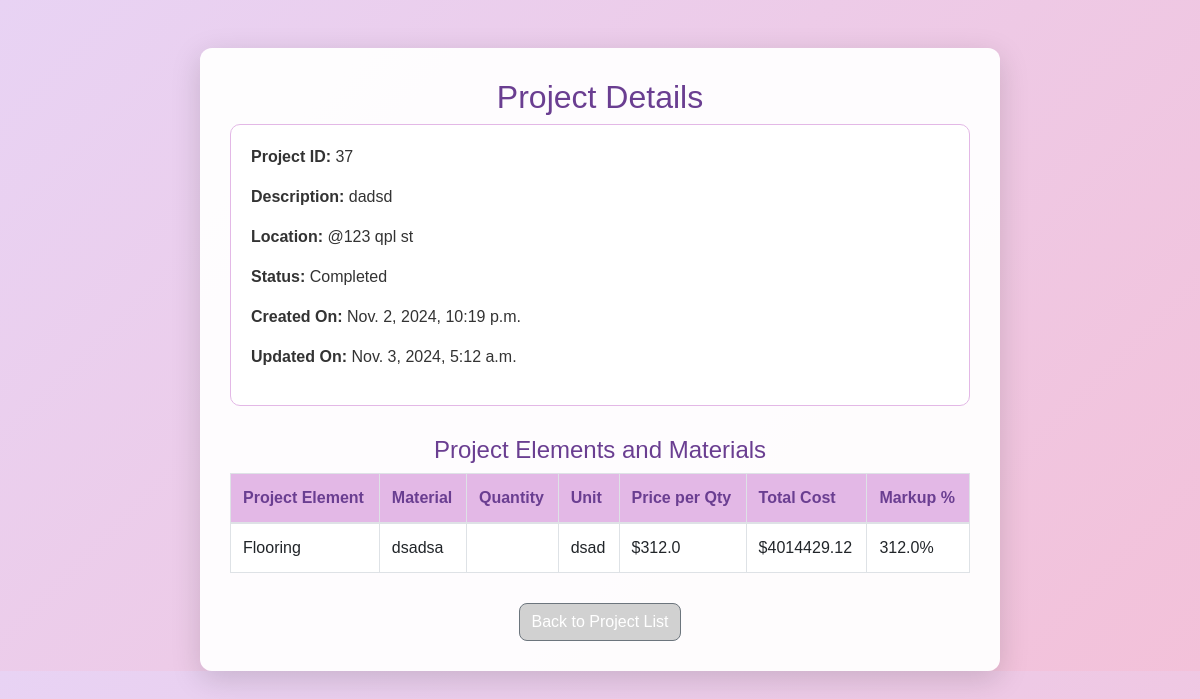
Page /edit_project/37/ (signed in) on the committed database.
### quotations/models.py (models this page shows, shortened)
class Project(models.Model):
    STATUS_CHOICES = [
        ("Pending", "Pending"),
        ("Approved", "Approved"),
        ("Declined", "Declined"),
        ("Completed", "Completed"),
    ]
    name = models.CharField(max_length=100)
    area_size = models.DecimalField(max_digits=10, decimal_places=2, default=0)
    description = models.TextField()  # Changed to TextField for longer descriptions
    location = models.CharField(max_length=100)
    start_date = models.DateField(blank=True, null=True)
    end_date = models.DateField(blank=True, null=True)
    user = models.ForeignKey(User, on_delete=models.CASCADE, related_name="projects")
    status = models.CharField(
        max_length=20, choices=STATUS_CHOICES, default="Pending", blank=True, null=True
    )
    created_at = models.DateTimeField(auto_now_add=True)
    updated_at = models.DateTimeField(auto_now=True)
    approved_by_user = models.BooleanField(default=False)
    approved_by_admin = models.ForeignKey(
        User, null=True, blank=True, related_name="approved_projects", on_delete=models.SET_NULL
    )
    declined_by_admin = models.ForeignKey(
        User, null=True, blank=True, related_name="declined_projects", on_delete=models.SET_NULL
    )
    declined_by_user = models.BooleanField(default=False)

class ProjectElement(models.Model):
    project = models.ForeignKey(
        Project, on_delete=models.CASCADE, related_name="elements"
    )
    name = models.CharField(max_length=100)
    created_at = models.DateTimeField(auto_now_add=True)
    updated_at = models.DateTimeField(auto_now=True)

class Material(models.Model):
    STATUS_CHOICES = [
        ('pending', 'Pending'),
        ('approved', 'Approved'),
        ('declined', 'Declined'),
    ]
    element = models.ForeignKey(
        'ProjectElement', related_name="materials", on_delete=models.CASCADE
    )
    name = models.CharField(max_length=255)
    qty = models.FloatField(default=0)  # Default value of 0 for quantity
    unit = models.CharField(max_length=50)
    price_per_qty = models.FloatField(default=0)  # Default value of 0 for price per quantity
    markup_percentage = models.FloatField(default=0)  # Default value of 0 for markup percentage
    status = models.CharField(
        max_length=10, choices=STATUS_CHOICES, default='pending'
    )
    @property
    def total_cost(self):
        if self.qty > 0 and self.price_per_qty > 0 and self.markup_percentage > 0:
            return self.qty * self.price_per_qty * (1 + self.markup_percentage / 100)
        return 0  # Return 0 if not properly set by the superuser

### quotations/views.py (the view)
# urls.py: path("edit_project/<int:project_id>/", views.update_project, name="edit_project"),
@login_required
def update_project(request, project_id):
    project = get_object_or_404(Project, id=project_id)
    if request.method == "POST":
        project.name = request.POST.get("name", project.name)
        project.status = request.POST.get("status", project.status)
        project.save()
        return redirect("project_list")
    project_elements = ProjectElement.objects.filter(project=project)
    materials = Material.objects.filter(element__project=project)
    return render(
        request,
        "update_project.html",
        {
            "project": project,
            "project_elements": project_elements,
            "materials": materials,
        },
    )

### templates/update_project.html (shortened to what this page needs)
{% load static %}
<!DOCTYPE html>
<html lang="en">
<head>
    <link rel="stylesheet" href="https://stackpath.bootstrapcdn.com/bootstrap/4.5.2/css/bootstrap.min.css">
</head>
<body>
    <div class="container mt-5">
        <div class="project-container">
            <h2>Project Details</h2>
            {% if user.is_superuser %}
                <form method="post">
                    {% csrf_token %}
                    {{ form.as_p }}
                    {% if form.errors %}
                        <div class="error-messages">
                            {% for field, errors in form.errors.items %}
                                <p>{{ field|capfirst }}: {{ errors|join:", " }}</p>
                            {% endfor %}
                        </div>
                    {% endif %}
                    <div class="text-center">
                        <button type="submit" class="btn btn-primary">Save Changes</button>
                    </div>
                </form>
            {% else %}
                <div class="project-info">
                    <p><strong>Project ID:</strong> {{ project.id }}</p>
                    <p><strong>Description:</strong> {{ project.description }}</p>
                    <p><strong>Location:</strong> {{ project.location }}</p>
                    <p><strong>Status:</strong> {{ project.status }}</p>
                    <p><strong>Created On:</strong> {{ project.created_at }}</p>
                    <p><strong>Updated On:</strong> {{ project.updated_at }}</p>
                </div>
            {% endif %}
            <h4>Project Elements and Materials</h4>
            <table class="table table-bordered material-table">
                <thead>
                    <tr>
                        <th>Project Element</th>
                        <th>Material</th>
                        <th>Quantity</th>
                        <th>Unit</th>
                        <th>Price per Qty</th>
                        <th>Total Cost</th>
                        <th>Markup %</th>
                    </tr>
                </thead>
                <tbody>
                    {% for element in project.elements.all %}
                        {% for material in element.materials.all %}
                            <tr>
                                <td>{{ element.name }}</td>
                                <td>{{ material.name }}</td>
                                <td>{{ material.quantity }}</td>
                                <td>{{ material.unit }}</td>
                                <td>${{ material.price_per_qty }}</td>
                                <td>${{ material.total_cost }}</td>
                                <td>{{ material.markup_percentage }}%</td>
                            </tr>
                        {% endfor %}
                    {% endfor %}
                </tbody>
            </table>
            <div class="text-center">
                <a href="{% url 'project_list' %}" class="btn btn-secondary">Back to Project List</a>
            </div>
        </div>
    </div>
</body>
</html>

### templates/update_project.html (style rules this page uses)
body { background: linear-gradient(135deg, #e8d3f4, #f3c1d9); font-family: Arial, sans-serif; color: #333; overflow: hidden; }
.project-container { max-width: 800px; margin: auto; padding: 30px; background-color: rgba(255, 255, 255, 0.95); border-radius: 12px; box-shadow: 0 8px 30px rgba(0, 0, 0, 0.15); }
h2, h4 { text-align: center; color: #6a3e91; }
.project-info { margin-bottom: 30px; padding: 20px; border: 1px solid #e3b8e6; border-radius: 10px; background-color: #fff; }
.material-table { width: 100%; margin-bottom: 20px; }
.material-table th, .material-table td { text-align: left; }
.btn { margin-top: 10px; border-radius: 8px; }
.btn-secondary { background-color: #d1d1d1; }
.material-table th { background-color: #e3b8e6; color: #6a3e91; }
.material-table tr:nth-child(odd) { background-color: #ffffff; }

### rows in the picture
Project: id "37", description "dadsd", location "@123 qpl st", status "Completed", created_at "Nov. 2, 2024, 10:19 p.m.", updated_at "Nov. 3, 2024, 5:12 a.m."
ProjectElement: name "Flooring"
Material: name "dsadsa", unit "dsad", price_per_qty "312.0", total_cost "4014429.12", markup_percentage "312.0"
